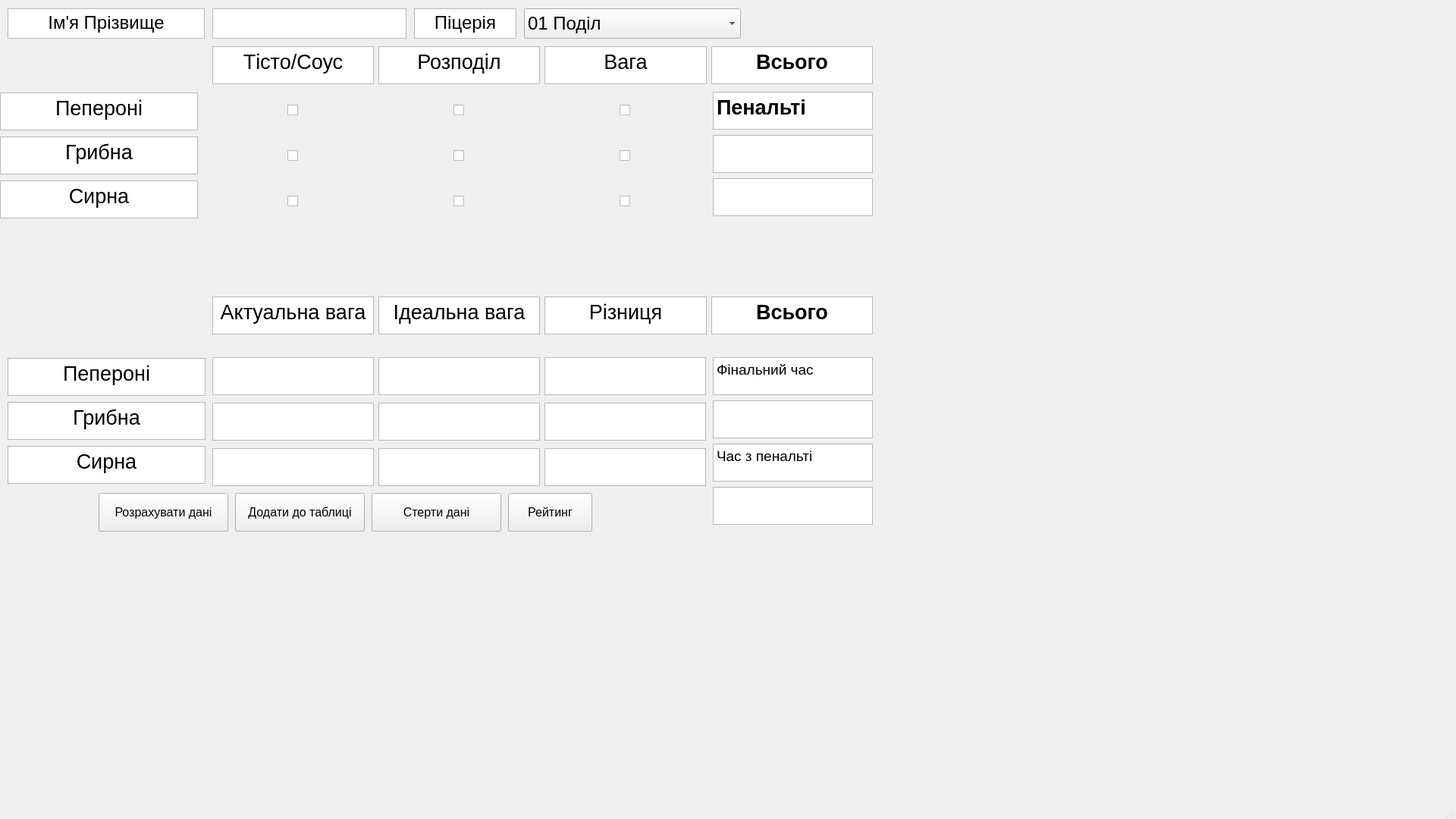
<?xml version="1.0" encoding="UTF-8"?>
<ui version="4.0">
 <class>MainWindow</class>
 <widget class="QMainWindow" name="MainWindow">
  <property name="geometry">
   <rect>
    <x>0</x>
    <y>0</y>
    <width>1920</width>
    <height>1080</height>
   </rect>
  </property>
  <property name="sizePolicy">
   <sizepolicy hsizetype="Maximum" vsizetype="Preferred">
    <horstretch>0</horstretch>
    <verstretch>0</verstretch>
   </sizepolicy>
  </property>
  <property name="minimumSize">
   <size>
    <width>250</width>
    <height>0</height>
   </size>
  </property>
  <property name="maximumSize">
   <size>
    <width>16777215</width>
    <height>16777215</height>
   </size>
  </property>
  <property name="windowTitle">
   <string>MainWindow</string>
  </property>
  <widget class="QWidget" name="centralwidget">
   <widget class="QWidget" name="horizontalLayoutWidget">
    <property name="geometry">
     <rect>
      <x>10</x>
      <y>10</y>
      <width>967</width>
      <height>42</height>
     </rect>
    </property>
    <layout class="QHBoxLayout" name="horizontalLayout">
     <property name="spacing">
      <number>10</number>
     </property>
     <property name="sizeConstraint">
      <enum>QLayout::SetMinimumSize</enum>
     </property>
     <item>
      <widget class="QTextBrowser" name="textNameSurname">
       <property name="sizePolicy">
        <sizepolicy hsizetype="Maximum" vsizetype="Maximum">
         <horstretch>0</horstretch>
         <verstretch>0</verstretch>
        </sizepolicy>
       </property>
       <property name="maximumSize">
        <size>
         <width>260</width>
         <height>40</height>
        </size>
       </property>
       <property name="baseSize">
        <size>
         <width>305</width>
         <height>200</height>
        </size>
       </property>
       <property name="autoFillBackground">
        <bool>false</bool>
       </property>
       <property name="html">
        <string>&lt;!DOCTYPE HTML PUBLIC &quot;-//W3C//DTD HTML 4.0//EN&quot; &quot;http://www.w3.org/TR/REC-html40/strict.dtd&quot;&gt;
&lt;html&gt;&lt;head&gt;&lt;meta name=&quot;qrichtext&quot; content=&quot;1&quot; /&gt;&lt;style type=&quot;text/css&quot;&gt;
p, li { white-space: pre-wrap; }
&lt;/style&gt;&lt;/head&gt;&lt;body style=&quot; font-family:'MS Shell Dlg 2'; font-size:7.8pt; font-weight:400; font-style:normal;&quot;&gt;
&lt;p align=&quot;center&quot; style=&quot; margin-top:0px; margin-bottom:0px; margin-left:0px; margin-right:0px; -qt-block-indent:0; text-indent:0px;&quot;&gt;&lt;span style=&quot; font-size:18pt;&quot;&gt;Ім'я Прізвище&lt;/span&gt;&lt;/p&gt;&lt;/body&gt;&lt;/html&gt;</string>
       </property>
      </widget>
     </item>
     <item>
      <widget class="QTextEdit" name="inputName">
       <property name="sizePolicy">
        <sizepolicy hsizetype="Maximum" vsizetype="Maximum">
         <horstretch>0</horstretch>
         <verstretch>0</verstretch>
        </sizepolicy>
       </property>
       <property name="maximumSize">
        <size>
         <width>16777215</width>
         <height>40</height>
        </size>
       </property>
       <property name="font">
        <font>
         <pointsize>18</pointsize>
        </font>
       </property>
       <property name="html">
        <string>&lt;!DOCTYPE HTML PUBLIC &quot;-//W3C//DTD HTML 4.0//EN&quot; &quot;http://www.w3.org/TR/REC-html40/strict.dtd&quot;&gt;
&lt;html&gt;&lt;head&gt;&lt;meta name=&quot;qrichtext&quot; content=&quot;1&quot; /&gt;&lt;style type=&quot;text/css&quot;&gt;
p, li { white-space: pre-wrap; }
&lt;/style&gt;&lt;/head&gt;&lt;body style=&quot; font-family:'MS Shell Dlg 2'; font-size:18pt; font-weight:400; font-style:normal;&quot;&gt;
&lt;p align=&quot;center&quot; style=&quot;-qt-paragraph-type:empty; margin-top:0px; margin-bottom:0px; margin-left:0px; margin-right:0px; -qt-block-indent:0; text-indent:0px; font-size:8.25pt;&quot;&gt;&lt;br /&gt;&lt;/p&gt;&lt;/body&gt;&lt;/html&gt;</string>
       </property>
      </widget>
     </item>
     <item>
      <widget class="QTextBrowser" name="textPizza">
       <property name="enabled">
        <bool>true</bool>
       </property>
       <property name="sizePolicy">
        <sizepolicy hsizetype="Maximum" vsizetype="Maximum">
         <horstretch>0</horstretch>
         <verstretch>0</verstretch>
        </sizepolicy>
       </property>
       <property name="maximumSize">
        <size>
         <width>135</width>
         <height>40</height>
        </size>
       </property>
       <property name="baseSize">
        <size>
         <width>75</width>
         <height>0</height>
        </size>
       </property>
       <property name="html">
        <string>&lt;!DOCTYPE HTML PUBLIC &quot;-//W3C//DTD HTML 4.0//EN&quot; &quot;http://www.w3.org/TR/REC-html40/strict.dtd&quot;&gt;
&lt;html&gt;&lt;head&gt;&lt;meta name=&quot;qrichtext&quot; content=&quot;1&quot; /&gt;&lt;style type=&quot;text/css&quot;&gt;
p, li { white-space: pre-wrap; }
&lt;/style&gt;&lt;/head&gt;&lt;body style=&quot; font-family:'MS Shell Dlg 2'; font-size:7.8pt; font-weight:400; font-style:normal;&quot;&gt;
&lt;p align=&quot;center&quot; style=&quot; margin-top:0px; margin-bottom:0px; margin-left:0px; margin-right:0px; -qt-block-indent:0; text-indent:0px;&quot;&gt;&lt;span style=&quot; font-size:18pt;&quot;&gt;Піцерія&lt;/span&gt;&lt;/p&gt;&lt;/body&gt;&lt;/html&gt;</string>
       </property>
      </widget>
     </item>
     <item>
      <widget class="QComboBox" name="comboBoxPizza">
       <property name="enabled">
        <bool>true</bool>
       </property>
       <property name="sizePolicy">
        <sizepolicy hsizetype="Fixed" vsizetype="Fixed">
         <horstretch>0</horstretch>
         <verstretch>0</verstretch>
        </sizepolicy>
       </property>
       <property name="maximumSize">
        <size>
         <width>400</width>
         <height>40</height>
        </size>
       </property>
       <property name="font">
        <font>
         <pointsize>18</pointsize>
        </font>
       </property>
       <property name="locale">
        <locale language="Russian" country="Russia"/>
       </property>
       <property name="editable">
        <bool>false</bool>
       </property>
       <property name="currentText">
        <string>01 Поділ</string>
       </property>
       <property name="iconSize">
        <size>
         <width>24</width>
         <height>100</height>
        </size>
       </property>
       <item>
        <property name="text">
         <string>01 Поділ</string>
        </property>
       </item>
       <item>
        <property name="text">
         <string>02 Драгоманова</string>
        </property>
       </item>
       <item>
        <property name="text">
         <string>03 Героїв Сталінграду</string>
        </property>
       </item>
       <item>
        <property name="text">
         <string>04 Січових стільців</string>
        </property>
       </item>
       <item>
        <property name="text">
         <string>05 Харківське Шосе</string>
        </property>
       </item>
       <item>
        <property name="text">
         <string>07 Дарниця</string>
        </property>
       </item>
       <item>
        <property name="text">
         <string>08 Оболонський</string>
        </property>
       </item>
       <item>
        <property name="text">
         <string>09 Мишуги</string>
        </property>
       </item>
       <item>
        <property name="text">
         <string>10 Лівобережна</string>
        </property>
       </item>
       <item>
        <property name="text">
         <string>11 Басейна</string>
        </property>
       </item>
       <item>
        <property name="text">
         <string>12 Маяковського</string>
        </property>
       </item>
       <item>
        <property name="text">
         <string>13 Почайна</string>
        </property>
       </item>
       <item>
        <property name="text">
         <string>14 Бальзака</string>
        </property>
       </item>
       <item>
        <property name="text">
         <string>15 Лобановського</string>
        </property>
       </item>
       <item>
        <property name="text">
         <string>16 Гната Юри</string>
        </property>
       </item>
       <item>
        <property name="text">
         <string>17 Бойчука</string>
        </property>
       </item>
       <item>
        <property name="text">
         <string>18 Кірпи</string>
        </property>
       </item>
       <item>
        <property name="text">
         <string>19 Васильківська</string>
        </property>
       </item>
       <item>
        <property name="text">
         <string>20 Вишгородська</string>
        </property>
       </item>
       <item>
        <property name="text">
         <string>21 Святошино</string>
        </property>
       </item>
       <item>
        <property name="text">
         <string>22 Перова</string>
        </property>
       </item>
       <item>
        <property name="text">
         <string>23 Борщагівська</string>
        </property>
       </item>
       <item>
        <property name="text">
         <string>24 Ільєнка</string>
        </property>
       </item>
       <item>
        <property name="text">
         <string>25 Ахматової</string>
        </property>
       </item>
       <item>
        <property name="text">
         <string>26 Вільямса</string>
        </property>
       </item>
       <item>
        <property name="text">
         <string>27 Єфремова</string>
        </property>
       </item>
       <item>
        <property name="text">
         <string>28 Терещенківська</string>
        </property>
       </item>
       <item>
        <property name="text">
         <string>29 Гусовського</string>
        </property>
       </item>
       <item>
        <property name="text">
         <string>30 Світлицького</string>
        </property>
       </item>
       <item>
        <property name="text">
         <string>31 Сосніних</string>
        </property>
       </item>
       <item>
        <property name="text">
         <string>32 Антоновича</string>
        </property>
       </item>
       <item>
        <property name="text">
         <string>33 Щербаківського</string>
        </property>
       </item>
       <item>
        <property name="text">
         <string>34 ВДНГ</string>
        </property>
       </item>
       <item>
        <property name="text">
         <string>35 Відрадний</string>
        </property>
       </item>
       <item>
        <property name="text">
         <string>36 Алматинська</string>
        </property>
       </item>
       <item>
        <property name="text">
         <string>37 Солом'янська</string>
        </property>
       </item>
       <item>
        <property name="text">
         <string>38 Науки</string>
        </property>
       </item>
       <item>
        <property name="text">
         <string>39 Гончара</string>
        </property>
       </item>
       <item>
        <property name="text">
         <string>40 Полярна</string>
        </property>
       </item>
       <item>
        <property name="text">
         <string>41 Дорогожицька</string>
        </property>
       </item>
       <item>
        <property name="text">
         <string>42 Мілютенка</string>
        </property>
       </item>
       <item>
        <property name="text">
         <string>43 Порика</string>
        </property>
       </item>
       <item>
        <property name="text">
         <string>44 КПІ</string>
        </property>
       </item>
       <item>
        <property name="text">
         <string>45 Республіка</string>
        </property>
       </item>
      </widget>
     </item>
    </layout>
   </widget>
   <widget class="QWidget" name="horizontalLayoutWidget_2">
    <property name="geometry">
     <rect>
      <x>280</x>
      <y>60</y>
      <width>871</width>
      <height>52</height>
     </rect>
    </property>
    <layout class="QHBoxLayout" name="horizontalLayout_2">
     <property name="sizeConstraint">
      <enum>QLayout::SetNoConstraint</enum>
     </property>
     <item>
      <widget class="QTextBrowser" name="textDoughAndSauce">
       <property name="sizePolicy">
        <sizepolicy hsizetype="Maximum" vsizetype="Maximum">
         <horstretch>0</horstretch>
         <verstretch>0</verstretch>
        </sizepolicy>
       </property>
       <property name="maximumSize">
        <size>
         <width>16777215</width>
         <height>50</height>
        </size>
       </property>
       <property name="html">
        <string>&lt;!DOCTYPE HTML PUBLIC &quot;-//W3C//DTD HTML 4.0//EN&quot; &quot;http://www.w3.org/TR/REC-html40/strict.dtd&quot;&gt;
&lt;html&gt;&lt;head&gt;&lt;meta name=&quot;qrichtext&quot; content=&quot;1&quot; /&gt;&lt;style type=&quot;text/css&quot;&gt;
p, li { white-space: pre-wrap; }
&lt;/style&gt;&lt;/head&gt;&lt;body style=&quot; font-family:'MS Shell Dlg 2'; font-size:7.8pt; font-weight:400; font-style:normal;&quot;&gt;
&lt;p align=&quot;center&quot; style=&quot; margin-top:0px; margin-bottom:0px; margin-left:0px; margin-right:0px; -qt-block-indent:0; text-indent:0px;&quot;&gt;&lt;span style=&quot; font-size:20pt;&quot;&gt;Тісто/Соус&lt;/span&gt;&lt;/p&gt;&lt;/body&gt;&lt;/html&gt;</string>
       </property>
      </widget>
     </item>
     <item>
      <widget class="QTextBrowser" name="textDistribution">
       <property name="sizePolicy">
        <sizepolicy hsizetype="Expanding" vsizetype="Maximum">
         <horstretch>0</horstretch>
         <verstretch>0</verstretch>
        </sizepolicy>
       </property>
       <property name="maximumSize">
        <size>
         <width>16777215</width>
         <height>50</height>
        </size>
       </property>
       <property name="html">
        <string>&lt;!DOCTYPE HTML PUBLIC &quot;-//W3C//DTD HTML 4.0//EN&quot; &quot;http://www.w3.org/TR/REC-html40/strict.dtd&quot;&gt;
&lt;html&gt;&lt;head&gt;&lt;meta name=&quot;qrichtext&quot; content=&quot;1&quot; /&gt;&lt;style type=&quot;text/css&quot;&gt;
p, li { white-space: pre-wrap; }
&lt;/style&gt;&lt;/head&gt;&lt;body style=&quot; font-family:'MS Shell Dlg 2'; font-size:7.8pt; font-weight:400; font-style:normal;&quot;&gt;
&lt;p align=&quot;center&quot; style=&quot; margin-top:0px; margin-bottom:0px; margin-left:0px; margin-right:0px; -qt-block-indent:0; text-indent:0px;&quot;&gt;&lt;span style=&quot; font-size:20pt;&quot;&gt;Розподіл&lt;/span&gt;&lt;/p&gt;&lt;/body&gt;&lt;/html&gt;</string>
       </property>
      </widget>
     </item>
     <item>
      <widget class="QTextBrowser" name="textWeight">
       <property name="sizePolicy">
        <sizepolicy hsizetype="Expanding" vsizetype="Maximum">
         <horstretch>0</horstretch>
         <verstretch>0</verstretch>
        </sizepolicy>
       </property>
       <property name="maximumSize">
        <size>
         <width>16777215</width>
         <height>50</height>
        </size>
       </property>
       <property name="html">
        <string>&lt;!DOCTYPE HTML PUBLIC &quot;-//W3C//DTD HTML 4.0//EN&quot; &quot;http://www.w3.org/TR/REC-html40/strict.dtd&quot;&gt;
&lt;html&gt;&lt;head&gt;&lt;meta name=&quot;qrichtext&quot; content=&quot;1&quot; /&gt;&lt;style type=&quot;text/css&quot;&gt;
p, li { white-space: pre-wrap; }
&lt;/style&gt;&lt;/head&gt;&lt;body style=&quot; font-family:'MS Shell Dlg 2'; font-size:7.8pt; font-weight:400; font-style:normal;&quot;&gt;
&lt;p align=&quot;center&quot; style=&quot; margin-top:0px; margin-bottom:0px; margin-left:0px; margin-right:0px; -qt-block-indent:0; text-indent:0px;&quot;&gt;&lt;span style=&quot; font-size:20pt;&quot;&gt;Вага&lt;/span&gt;&lt;/p&gt;&lt;/body&gt;&lt;/html&gt;</string>
       </property>
      </widget>
     </item>
     <item>
      <widget class="QTextBrowser" name="textTotal">
       <property name="sizePolicy">
        <sizepolicy hsizetype="Expanding" vsizetype="Maximum">
         <horstretch>0</horstretch>
         <verstretch>0</verstretch>
        </sizepolicy>
       </property>
       <property name="maximumSize">
        <size>
         <width>16777215</width>
         <height>50</height>
        </size>
       </property>
       <property name="html">
        <string>&lt;!DOCTYPE HTML PUBLIC &quot;-//W3C//DTD HTML 4.0//EN&quot; &quot;http://www.w3.org/TR/REC-html40/strict.dtd&quot;&gt;
&lt;html&gt;&lt;head&gt;&lt;meta name=&quot;qrichtext&quot; content=&quot;1&quot; /&gt;&lt;style type=&quot;text/css&quot;&gt;
p, li { white-space: pre-wrap; }
&lt;/style&gt;&lt;/head&gt;&lt;body style=&quot; font-family:'MS Shell Dlg 2'; font-size:7.8pt; font-weight:400; font-style:normal;&quot;&gt;
&lt;p align=&quot;center&quot; style=&quot; margin-top:0px; margin-bottom:0px; margin-left:0px; margin-right:0px; -qt-block-indent:0; text-indent:0px;&quot;&gt;&lt;span style=&quot; font-size:20pt; font-weight:600;&quot;&gt;Всього&lt;/span&gt;&lt;/p&gt;&lt;/body&gt;&lt;/html&gt;</string>
       </property>
      </widget>
     </item>
    </layout>
   </widget>
   <widget class="QWidget" name="verticalLayoutWidget">
    <property name="geometry">
     <rect>
      <x>0</x>
      <y>120</y>
      <width>261</width>
      <height>171</height>
     </rect>
    </property>
    <layout class="QVBoxLayout" name="verticalLayout">
     <item>
      <widget class="QTextBrowser" name="textBrowser_8">
       <property name="sizePolicy">
        <sizepolicy hsizetype="Expanding" vsizetype="Maximum">
         <horstretch>0</horstretch>
         <verstretch>0</verstretch>
        </sizepolicy>
       </property>
       <property name="maximumSize">
        <size>
         <width>16777215</width>
         <height>50</height>
        </size>
       </property>
       <property name="markdown">
        <string>Пепероні

</string>
       </property>
       <property name="html">
        <string>&lt;!DOCTYPE HTML PUBLIC &quot;-//W3C//DTD HTML 4.0//EN&quot; &quot;http://www.w3.org/TR/REC-html40/strict.dtd&quot;&gt;
&lt;html&gt;&lt;head&gt;&lt;meta name=&quot;qrichtext&quot; content=&quot;1&quot; /&gt;&lt;style type=&quot;text/css&quot;&gt;
p, li { white-space: pre-wrap; }
&lt;/style&gt;&lt;/head&gt;&lt;body style=&quot; font-family:'MS Shell Dlg 2'; font-size:7.8pt; font-weight:400; font-style:normal;&quot;&gt;
&lt;p align=&quot;center&quot; style=&quot; margin-top:5px; margin-bottom:5px; margin-left:0px; margin-right:0px; -qt-block-indent:0; text-indent:0px;&quot;&gt;&lt;span style=&quot; font-size:20pt;&quot;&gt;Пепероні&lt;/span&gt;&lt;/p&gt;&lt;/body&gt;&lt;/html&gt;</string>
       </property>
      </widget>
     </item>
     <item>
      <widget class="QTextBrowser" name="textBrowser_7">
       <property name="maximumSize">
        <size>
         <width>16777215</width>
         <height>50</height>
        </size>
       </property>
       <property name="markdown">
        <string>Грибна

</string>
       </property>
       <property name="html">
        <string>&lt;!DOCTYPE HTML PUBLIC &quot;-//W3C//DTD HTML 4.0//EN&quot; &quot;http://www.w3.org/TR/REC-html40/strict.dtd&quot;&gt;
&lt;html&gt;&lt;head&gt;&lt;meta name=&quot;qrichtext&quot; content=&quot;1&quot; /&gt;&lt;style type=&quot;text/css&quot;&gt;
p, li { white-space: pre-wrap; }
&lt;/style&gt;&lt;/head&gt;&lt;body style=&quot; font-family:'MS Shell Dlg 2'; font-size:7.8pt; font-weight:400; font-style:normal;&quot;&gt;
&lt;p align=&quot;center&quot; style=&quot; margin-top:5px; margin-bottom:5px; margin-left:0px; margin-right:0px; -qt-block-indent:0; text-indent:0px;&quot;&gt;&lt;span style=&quot; font-size:20pt;&quot;&gt;Грибна&lt;/span&gt;&lt;/p&gt;&lt;/body&gt;&lt;/html&gt;</string>
       </property>
      </widget>
     </item>
     <item>
      <widget class="QTextBrowser" name="textBrowser_9">
       <property name="maximumSize">
        <size>
         <width>16777215</width>
         <height>50</height>
        </size>
       </property>
       <property name="markdown">
        <string>Сирна

</string>
       </property>
       <property name="html">
        <string>&lt;!DOCTYPE HTML PUBLIC &quot;-//W3C//DTD HTML 4.0//EN&quot; &quot;http://www.w3.org/TR/REC-html40/strict.dtd&quot;&gt;
&lt;html&gt;&lt;head&gt;&lt;meta name=&quot;qrichtext&quot; content=&quot;1&quot; /&gt;&lt;style type=&quot;text/css&quot;&gt;
p, li { white-space: pre-wrap; }
&lt;/style&gt;&lt;/head&gt;&lt;body style=&quot; font-family:'MS Shell Dlg 2'; font-size:7.8pt; font-weight:400; font-style:normal;&quot;&gt;
&lt;p align=&quot;center&quot; style=&quot; margin-top:5px; margin-bottom:5px; margin-left:0px; margin-right:0px; -qt-block-indent:0; text-indent:0px;&quot;&gt;&lt;span style=&quot; font-size:20pt;&quot;&gt;Сирна&lt;/span&gt;&lt;/p&gt;&lt;/body&gt;&lt;/html&gt;</string>
       </property>
      </widget>
     </item>
    </layout>
   </widget>
   <widget class="QWidget" name="horizontalLayoutWidget_3">
    <property name="geometry">
     <rect>
      <x>280</x>
      <y>120</y>
      <width>651</width>
      <height>51</height>
     </rect>
    </property>
    <layout class="QHBoxLayout" name="horizontalLayout_3">
     <item>
      <layout class="QHBoxLayout" name="horizontalLayout_5">
       <item alignment="Qt::AlignHCenter">
        <widget class="QCheckBox" name="checkBoxPapperoniDoughAndSauce">
         <property name="enabled">
          <bool>true</bool>
         </property>
         <property name="text">
          <string/>
         </property>
        </widget>
       </item>
      </layout>
     </item>
     <item>
      <layout class="QHBoxLayout" name="horizontalLayout_6">
       <item alignment="Qt::AlignHCenter">
        <widget class="QCheckBox" name="checkBoxPapperoniDistribution">
         <property name="text">
          <string/>
         </property>
        </widget>
       </item>
      </layout>
     </item>
     <item>
      <layout class="QHBoxLayout" name="horizontalLayout_7">
       <item alignment="Qt::AlignHCenter">
        <widget class="QCheckBox" name="checkBoxPapperoniWeight">
         <property name="text">
          <string/>
         </property>
        </widget>
       </item>
      </layout>
     </item>
    </layout>
   </widget>
   <widget class="QWidget" name="horizontalLayoutWidget_7">
    <property name="geometry">
     <rect>
      <x>280</x>
      <y>180</y>
      <width>651</width>
      <height>51</height>
     </rect>
    </property>
    <layout class="QHBoxLayout" name="horizontalLayout_8">
     <item>
      <layout class="QHBoxLayout" name="horizontalLayout_9">
       <item alignment="Qt::AlignHCenter">
        <widget class="QCheckBox" name="checkBoxMushroomDoughAndSauce">
         <property name="text">
          <string/>
         </property>
        </widget>
       </item>
      </layout>
     </item>
     <item>
      <layout class="QHBoxLayout" name="horizontalLayout_10">
       <item alignment="Qt::AlignHCenter">
        <widget class="QCheckBox" name="checkBoxMushroomDistribution">
         <property name="text">
          <string/>
         </property>
        </widget>
       </item>
      </layout>
     </item>
     <item>
      <layout class="QHBoxLayout" name="horizontalLayout_11">
       <item alignment="Qt::AlignHCenter">
        <widget class="QCheckBox" name="checkBoxMushroomWeight">
         <property name="text">
          <string/>
         </property>
        </widget>
       </item>
      </layout>
     </item>
    </layout>
   </widget>
   <widget class="QWidget" name="horizontalLayoutWidget_8">
    <property name="geometry">
     <rect>
      <x>280</x>
      <y>240</y>
      <width>651</width>
      <height>51</height>
     </rect>
    </property>
    <layout class="QHBoxLayout" name="horizontalLayout_12">
     <item>
      <layout class="QHBoxLayout" name="horizontalLayout_13">
       <item alignment="Qt::AlignHCenter">
        <widget class="QCheckBox" name="checkBoxCheeseDoughAndSauce">
         <property name="text">
          <string/>
         </property>
        </widget>
       </item>
      </layout>
     </item>
     <item>
      <layout class="QHBoxLayout" name="horizontalLayout_14">
       <item alignment="Qt::AlignHCenter">
        <widget class="QCheckBox" name="checkBoxCheeseDistribution">
         <property name="text">
          <string/>
         </property>
        </widget>
       </item>
      </layout>
     </item>
     <item>
      <layout class="QHBoxLayout" name="horizontalLayout_15">
       <item alignment="Qt::AlignHCenter">
        <widget class="QCheckBox" name="checkBoxCheeseWeight">
         <property name="text">
          <string/>
         </property>
        </widget>
       </item>
      </layout>
     </item>
    </layout>
   </widget>
   <widget class="QWidget" name="verticalLayoutWidget_2">
    <property name="geometry">
     <rect>
      <x>940</x>
      <y>120</y>
      <width>211</width>
      <height>166</height>
     </rect>
    </property>
    <layout class="QVBoxLayout" name="verticalLayout_2">
     <item>
      <widget class="QTextBrowser" name="textBrowser_10">
       <property name="sizePolicy">
        <sizepolicy hsizetype="Expanding" vsizetype="Maximum">
         <horstretch>0</horstretch>
         <verstretch>0</verstretch>
        </sizepolicy>
       </property>
       <property name="maximumSize">
        <size>
         <width>16777215</width>
         <height>50</height>
        </size>
       </property>
       <property name="html">
        <string>&lt;!DOCTYPE HTML PUBLIC &quot;-//W3C//DTD HTML 4.0//EN&quot; &quot;http://www.w3.org/TR/REC-html40/strict.dtd&quot;&gt;
&lt;html&gt;&lt;head&gt;&lt;meta name=&quot;qrichtext&quot; content=&quot;1&quot; /&gt;&lt;style type=&quot;text/css&quot;&gt;
p, li { white-space: pre-wrap; }
&lt;/style&gt;&lt;/head&gt;&lt;body style=&quot; font-family:'MS Shell Dlg 2'; font-size:7.8pt; font-weight:400; font-style:normal;&quot;&gt;
&lt;p style=&quot; margin-top:0px; margin-bottom:0px; margin-left:0px; margin-right:0px; -qt-block-indent:0; text-indent:0px;&quot;&gt;&lt;span style=&quot; font-size:20pt; font-weight:600;&quot;&gt;Пенальті&lt;/span&gt;&lt;/p&gt;&lt;/body&gt;&lt;/html&gt;</string>
       </property>
      </widget>
     </item>
     <item>
      <widget class="QTextBrowser" name="textPenalty">
       <property name="maximumSize">
        <size>
         <width>16777215</width>
         <height>50</height>
        </size>
       </property>
       <property name="font">
        <font>
         <pointsize>18</pointsize>
        </font>
       </property>
       <property name="html">
        <string>&lt;!DOCTYPE HTML PUBLIC &quot;-//W3C//DTD HTML 4.0//EN&quot; &quot;http://www.w3.org/TR/REC-html40/strict.dtd&quot;&gt;
&lt;html&gt;&lt;head&gt;&lt;meta name=&quot;qrichtext&quot; content=&quot;1&quot; /&gt;&lt;style type=&quot;text/css&quot;&gt;
p, li { white-space: pre-wrap; }
&lt;/style&gt;&lt;/head&gt;&lt;body style=&quot; font-family:'MS Shell Dlg 2'; font-size:18pt; font-weight:400; font-style:normal;&quot;&gt;
&lt;p style=&quot;-qt-paragraph-type:empty; margin-top:0px; margin-bottom:0px; margin-left:0px; margin-right:0px; -qt-block-indent:0; text-indent:0px;&quot;&gt;&lt;br /&gt;&lt;/p&gt;&lt;/body&gt;&lt;/html&gt;</string>
       </property>
      </widget>
     </item>
     <item>
      <widget class="QTextBrowser" name="textPenaltyTime">
       <property name="sizePolicy">
        <sizepolicy hsizetype="Expanding" vsizetype="Maximum">
         <horstretch>0</horstretch>
         <verstretch>0</verstretch>
        </sizepolicy>
       </property>
       <property name="maximumSize">
        <size>
         <width>16777215</width>
         <height>50</height>
        </size>
       </property>
       <property name="font">
        <font>
         <pointsize>18</pointsize>
        </font>
       </property>
       <property name="html">
        <string>&lt;!DOCTYPE HTML PUBLIC &quot;-//W3C//DTD HTML 4.0//EN&quot; &quot;http://www.w3.org/TR/REC-html40/strict.dtd&quot;&gt;
&lt;html&gt;&lt;head&gt;&lt;meta name=&quot;qrichtext&quot; content=&quot;1&quot; /&gt;&lt;style type=&quot;text/css&quot;&gt;
p, li { white-space: pre-wrap; }
&lt;/style&gt;&lt;/head&gt;&lt;body style=&quot; font-family:'MS Shell Dlg 2'; font-size:18pt; font-weight:400; font-style:normal;&quot;&gt;
&lt;p style=&quot;-qt-paragraph-type:empty; margin-top:0px; margin-bottom:0px; margin-left:0px; margin-right:0px; -qt-block-indent:0; text-indent:0px;&quot;&gt;&lt;br /&gt;&lt;/p&gt;&lt;/body&gt;&lt;/html&gt;</string>
       </property>
      </widget>
     </item>
    </layout>
   </widget>
   <widget class="QWidget" name="verticalLayoutWidget_3">
    <property name="geometry">
     <rect>
      <x>10</x>
      <y>470</y>
      <width>261</width>
      <height>171</height>
     </rect>
    </property>
    <layout class="QVBoxLayout" name="verticalLayout_3">
     <item>
      <widget class="QTextBrowser" name="textBrowser_14">
       <property name="sizePolicy">
        <sizepolicy hsizetype="Expanding" vsizetype="Maximum">
         <horstretch>0</horstretch>
         <verstretch>0</verstretch>
        </sizepolicy>
       </property>
       <property name="maximumSize">
        <size>
         <width>16777215</width>
         <height>50</height>
        </size>
       </property>
       <property name="markdown">
        <string>Пепероні

</string>
       </property>
       <property name="html">
        <string>&lt;!DOCTYPE HTML PUBLIC &quot;-//W3C//DTD HTML 4.0//EN&quot; &quot;http://www.w3.org/TR/REC-html40/strict.dtd&quot;&gt;
&lt;html&gt;&lt;head&gt;&lt;meta name=&quot;qrichtext&quot; content=&quot;1&quot; /&gt;&lt;style type=&quot;text/css&quot;&gt;
p, li { white-space: pre-wrap; }
&lt;/style&gt;&lt;/head&gt;&lt;body style=&quot; font-family:'MS Shell Dlg 2'; font-size:7.8pt; font-weight:400; font-style:normal;&quot;&gt;
&lt;p align=&quot;center&quot; style=&quot; margin-top:5px; margin-bottom:5px; margin-left:0px; margin-right:0px; -qt-block-indent:0; text-indent:0px;&quot;&gt;&lt;span style=&quot; font-size:20pt;&quot;&gt;Пепероні&lt;/span&gt;&lt;/p&gt;&lt;/body&gt;&lt;/html&gt;</string>
       </property>
      </widget>
     </item>
     <item>
      <widget class="QTextBrowser" name="textBrowser_15">
       <property name="maximumSize">
        <size>
         <width>16777215</width>
         <height>50</height>
        </size>
       </property>
       <property name="markdown">
        <string>Грибна

</string>
       </property>
       <property name="html">
        <string>&lt;!DOCTYPE HTML PUBLIC &quot;-//W3C//DTD HTML 4.0//EN&quot; &quot;http://www.w3.org/TR/REC-html40/strict.dtd&quot;&gt;
&lt;html&gt;&lt;head&gt;&lt;meta name=&quot;qrichtext&quot; content=&quot;1&quot; /&gt;&lt;style type=&quot;text/css&quot;&gt;
p, li { white-space: pre-wrap; }
&lt;/style&gt;&lt;/head&gt;&lt;body style=&quot; font-family:'MS Shell Dlg 2'; font-size:7.8pt; font-weight:400; font-style:normal;&quot;&gt;
&lt;p align=&quot;center&quot; style=&quot; margin-top:5px; margin-bottom:5px; margin-left:0px; margin-right:0px; -qt-block-indent:0; text-indent:0px;&quot;&gt;&lt;span style=&quot; font-size:20pt;&quot;&gt;Грибна&lt;/span&gt;&lt;/p&gt;&lt;/body&gt;&lt;/html&gt;</string>
       </property>
      </widget>
     </item>
     <item>
      <widget class="QTextBrowser" name="textBrowser_16">
       <property name="maximumSize">
        <size>
         <width>16777215</width>
         <height>50</height>
        </size>
       </property>
       <property name="markdown">
        <string>Сирна

</string>
       </property>
       <property name="html">
        <string>&lt;!DOCTYPE HTML PUBLIC &quot;-//W3C//DTD HTML 4.0//EN&quot; &quot;http://www.w3.org/TR/REC-html40/strict.dtd&quot;&gt;
&lt;html&gt;&lt;head&gt;&lt;meta name=&quot;qrichtext&quot; content=&quot;1&quot; /&gt;&lt;style type=&quot;text/css&quot;&gt;
p, li { white-space: pre-wrap; }
&lt;/style&gt;&lt;/head&gt;&lt;body style=&quot; font-family:'MS Shell Dlg 2'; font-size:7.8pt; font-weight:400; font-style:normal;&quot;&gt;
&lt;p align=&quot;center&quot; style=&quot; margin-top:5px; margin-bottom:5px; margin-left:0px; margin-right:0px; -qt-block-indent:0; text-indent:0px;&quot;&gt;&lt;span style=&quot; font-size:20pt;&quot;&gt;Сирна&lt;/span&gt;&lt;/p&gt;&lt;/body&gt;&lt;/html&gt;</string>
       </property>
      </widget>
     </item>
    </layout>
   </widget>
   <widget class="QWidget" name="horizontalLayoutWidget_9">
    <property name="geometry">
     <rect>
      <x>280</x>
      <y>390</y>
      <width>871</width>
      <height>52</height>
     </rect>
    </property>
    <layout class="QHBoxLayout" name="horizontalLayout_16">
     <property name="sizeConstraint">
      <enum>QLayout::SetNoConstraint</enum>
     </property>
     <item>
      <widget class="QTextBrowser" name="textBrowser_17">
       <property name="maximumSize">
        <size>
         <width>16777215</width>
         <height>50</height>
        </size>
       </property>
       <property name="html">
        <string>&lt;!DOCTYPE HTML PUBLIC &quot;-//W3C//DTD HTML 4.0//EN&quot; &quot;http://www.w3.org/TR/REC-html40/strict.dtd&quot;&gt;
&lt;html&gt;&lt;head&gt;&lt;meta name=&quot;qrichtext&quot; content=&quot;1&quot; /&gt;&lt;style type=&quot;text/css&quot;&gt;
p, li { white-space: pre-wrap; }
&lt;/style&gt;&lt;/head&gt;&lt;body style=&quot; font-family:'MS Shell Dlg 2'; font-size:7.8pt; font-weight:400; font-style:normal;&quot;&gt;
&lt;p align=&quot;center&quot; style=&quot; margin-top:0px; margin-bottom:0px; margin-left:0px; margin-right:0px; -qt-block-indent:0; text-indent:0px;&quot;&gt;&lt;span style=&quot; font-size:20pt;&quot;&gt;Актуальна вага&lt;/span&gt;&lt;/p&gt;&lt;/body&gt;&lt;/html&gt;</string>
       </property>
      </widget>
     </item>
     <item>
      <widget class="QTextBrowser" name="textBrowser_18">
       <property name="maximumSize">
        <size>
         <width>16777215</width>
         <height>50</height>
        </size>
       </property>
       <property name="html">
        <string>&lt;!DOCTYPE HTML PUBLIC &quot;-//W3C//DTD HTML 4.0//EN&quot; &quot;http://www.w3.org/TR/REC-html40/strict.dtd&quot;&gt;
&lt;html&gt;&lt;head&gt;&lt;meta name=&quot;qrichtext&quot; content=&quot;1&quot; /&gt;&lt;style type=&quot;text/css&quot;&gt;
p, li { white-space: pre-wrap; }
&lt;/style&gt;&lt;/head&gt;&lt;body style=&quot; font-family:'MS Shell Dlg 2'; font-size:7.8pt; font-weight:400; font-style:normal;&quot;&gt;
&lt;p align=&quot;center&quot; style=&quot; margin-top:0px; margin-bottom:0px; margin-left:0px; margin-right:0px; -qt-block-indent:0; text-indent:0px;&quot;&gt;&lt;span style=&quot; font-size:20pt;&quot;&gt;Ідеальна вага&lt;/span&gt;&lt;/p&gt;&lt;/body&gt;&lt;/html&gt;</string>
       </property>
      </widget>
     </item>
     <item>
      <widget class="QTextBrowser" name="textBrowser_19">
       <property name="maximumSize">
        <size>
         <width>16777215</width>
         <height>50</height>
        </size>
       </property>
       <property name="html">
        <string>&lt;!DOCTYPE HTML PUBLIC &quot;-//W3C//DTD HTML 4.0//EN&quot; &quot;http://www.w3.org/TR/REC-html40/strict.dtd&quot;&gt;
&lt;html&gt;&lt;head&gt;&lt;meta name=&quot;qrichtext&quot; content=&quot;1&quot; /&gt;&lt;style type=&quot;text/css&quot;&gt;
p, li { white-space: pre-wrap; }
&lt;/style&gt;&lt;/head&gt;&lt;body style=&quot; font-family:'MS Shell Dlg 2'; font-size:7.8pt; font-weight:400; font-style:normal;&quot;&gt;
&lt;p align=&quot;center&quot; style=&quot; margin-top:0px; margin-bottom:0px; margin-left:0px; margin-right:0px; -qt-block-indent:0; text-indent:0px;&quot;&gt;&lt;span style=&quot; font-size:20pt;&quot;&gt;Різниця&lt;/span&gt;&lt;/p&gt;&lt;/body&gt;&lt;/html&gt;</string>
       </property>
      </widget>
     </item>
     <item>
      <widget class="QTextBrowser" name="textBrowser_20">
       <property name="maximumSize">
        <size>
         <width>16777215</width>
         <height>50</height>
        </size>
       </property>
       <property name="html">
        <string>&lt;!DOCTYPE HTML PUBLIC &quot;-//W3C//DTD HTML 4.0//EN&quot; &quot;http://www.w3.org/TR/REC-html40/strict.dtd&quot;&gt;
&lt;html&gt;&lt;head&gt;&lt;meta name=&quot;qrichtext&quot; content=&quot;1&quot; /&gt;&lt;style type=&quot;text/css&quot;&gt;
p, li { white-space: pre-wrap; }
&lt;/style&gt;&lt;/head&gt;&lt;body style=&quot; font-family:'MS Shell Dlg 2'; font-size:7.8pt; font-weight:400; font-style:normal;&quot;&gt;
&lt;p align=&quot;center&quot; style=&quot; margin-top:0px; margin-bottom:0px; margin-left:0px; margin-right:0px; -qt-block-indent:0; text-indent:0px;&quot;&gt;&lt;span style=&quot; font-size:20pt; font-weight:600;&quot;&gt;Всього&lt;/span&gt;&lt;/p&gt;&lt;/body&gt;&lt;/html&gt;</string>
       </property>
      </widget>
     </item>
    </layout>
   </widget>
   <widget class="QWidget" name="horizontalLayoutWidget_10">
    <property name="geometry">
     <rect>
      <x>280</x>
      <y>470</y>
      <width>651</width>
      <height>52</height>
     </rect>
    </property>
    <layout class="QHBoxLayout" name="horizontalLayout_17">
     <item>
      <widget class="QTextEdit" name="papperoniWeight">
       <property name="maximumSize">
        <size>
         <width>16777215</width>
         <height>50</height>
        </size>
       </property>
      </widget>
     </item>
     <item>
      <widget class="QTextEdit" name="idealPapperoniWeight">
       <property name="sizePolicy">
        <sizepolicy hsizetype="Expanding" vsizetype="Maximum">
         <horstretch>0</horstretch>
         <verstretch>0</verstretch>
        </sizepolicy>
       </property>
       <property name="maximumSize">
        <size>
         <width>16777215</width>
         <height>50</height>
        </size>
       </property>
      </widget>
     </item>
     <item>
      <widget class="QTextEdit" name="differencePapperoni">
       <property name="sizePolicy">
        <sizepolicy hsizetype="Expanding" vsizetype="Maximum">
         <horstretch>0</horstretch>
         <verstretch>0</verstretch>
        </sizepolicy>
       </property>
       <property name="maximumSize">
        <size>
         <width>16777215</width>
         <height>50</height>
        </size>
       </property>
      </widget>
     </item>
    </layout>
   </widget>
   <widget class="QWidget" name="horizontalLayoutWidget_11">
    <property name="geometry">
     <rect>
      <x>280</x>
      <y>530</y>
      <width>651</width>
      <height>52</height>
     </rect>
    </property>
    <layout class="QHBoxLayout" name="horizontalLayout_18">
     <item>
      <widget class="QTextEdit" name="mushroomWeight">
       <property name="sizePolicy">
        <sizepolicy hsizetype="Expanding" vsizetype="Maximum">
         <horstretch>0</horstretch>
         <verstretch>0</verstretch>
        </sizepolicy>
       </property>
       <property name="maximumSize">
        <size>
         <width>16777215</width>
         <height>50</height>
        </size>
       </property>
      </widget>
     </item>
     <item>
      <widget class="QTextEdit" name="idealMushroomWeight">
       <property name="maximumSize">
        <size>
         <width>16777215</width>
         <height>50</height>
        </size>
       </property>
      </widget>
     </item>
     <item>
      <widget class="QTextEdit" name="differenceMushroom">
       <property name="maximumSize">
        <size>
         <width>16777215</width>
         <height>50</height>
        </size>
       </property>
      </widget>
     </item>
    </layout>
   </widget>
   <widget class="QWidget" name="horizontalLayoutWidget_12">
    <property name="geometry">
     <rect>
      <x>280</x>
      <y>590</y>
      <width>651</width>
      <height>52</height>
     </rect>
    </property>
    <layout class="QHBoxLayout" name="horizontalLayout_19">
     <item>
      <widget class="QTextEdit" name="cheeseWeight">
       <property name="maximumSize">
        <size>
         <width>16777215</width>
         <height>50</height>
        </size>
       </property>
      </widget>
     </item>
     <item>
      <widget class="QTextEdit" name="idealCheeseWeight">
       <property name="maximumSize">
        <size>
         <width>16777215</width>
         <height>50</height>
        </size>
       </property>
      </widget>
     </item>
     <item>
      <widget class="QTextEdit" name="differenceCheese">
       <property name="maximumSize">
        <size>
         <width>16777215</width>
         <height>50</height>
        </size>
       </property>
      </widget>
     </item>
    </layout>
   </widget>
   <widget class="QPushButton" name="btnAddDataInTable">
    <property name="geometry">
     <rect>
      <x>310</x>
      <y>650</y>
      <width>171</width>
      <height>51</height>
     </rect>
    </property>
    <property name="font">
     <font>
      <pointsize>12</pointsize>
     </font>
    </property>
    <property name="text">
     <string>Додати до таблиці</string>
    </property>
   </widget>
   <widget class="QPushButton" name="btnCalculateData">
    <property name="geometry">
     <rect>
      <x>130</x>
      <y>650</y>
      <width>171</width>
      <height>51</height>
     </rect>
    </property>
    <property name="font">
     <font>
      <pointsize>12</pointsize>
     </font>
    </property>
    <property name="text">
     <string>Розрахувати дані</string>
    </property>
   </widget>
   <widget class="QWidget" name="verticalLayoutWidget_4">
    <property name="geometry">
     <rect>
      <x>940</x>
      <y>470</y>
      <width>211</width>
      <height>223</height>
     </rect>
    </property>
    <layout class="QVBoxLayout" name="verticalLayout_4">
     <item>
      <widget class="QTextBrowser" name="textFinalTime">
       <property name="sizePolicy">
        <sizepolicy hsizetype="Expanding" vsizetype="Maximum">
         <horstretch>0</horstretch>
         <verstretch>0</verstretch>
        </sizepolicy>
       </property>
       <property name="maximumSize">
        <size>
         <width>16777215</width>
         <height>50</height>
        </size>
       </property>
       <property name="html">
        <string>&lt;!DOCTYPE HTML PUBLIC &quot;-//W3C//DTD HTML 4.0//EN&quot; &quot;http://www.w3.org/TR/REC-html40/strict.dtd&quot;&gt;
&lt;html&gt;&lt;head&gt;&lt;meta name=&quot;qrichtext&quot; content=&quot;1&quot; /&gt;&lt;style type=&quot;text/css&quot;&gt;
p, li { white-space: pre-wrap; }
&lt;/style&gt;&lt;/head&gt;&lt;body style=&quot; font-family:'MS Shell Dlg 2'; font-size:7.8pt; font-weight:400; font-style:normal;&quot;&gt;
&lt;p style=&quot; margin-top:0px; margin-bottom:0px; margin-left:0px; margin-right:0px; -qt-block-indent:0; text-indent:0px;&quot;&gt;&lt;span style=&quot; font-size:14pt;&quot;&gt;Фінальний час&lt;/span&gt;&lt;/p&gt;&lt;/body&gt;&lt;/html&gt;</string>
       </property>
      </widget>
     </item>
     <item>
      <widget class="QTextEdit" name="inputFinalTime">
       <property name="maximumSize">
        <size>
         <width>16777215</width>
         <height>50</height>
        </size>
       </property>
      </widget>
     </item>
     <item>
      <widget class="QTextBrowser" name="textFinalTimeWithPenalty">
       <property name="maximumSize">
        <size>
         <width>16777215</width>
         <height>50</height>
        </size>
       </property>
       <property name="html">
        <string>&lt;!DOCTYPE HTML PUBLIC &quot;-//W3C//DTD HTML 4.0//EN&quot; &quot;http://www.w3.org/TR/REC-html40/strict.dtd&quot;&gt;
&lt;html&gt;&lt;head&gt;&lt;meta name=&quot;qrichtext&quot; content=&quot;1&quot; /&gt;&lt;style type=&quot;text/css&quot;&gt;
p, li { white-space: pre-wrap; }
&lt;/style&gt;&lt;/head&gt;&lt;body style=&quot; font-family:'MS Shell Dlg 2'; font-size:7.8pt; font-weight:400; font-style:normal;&quot;&gt;
&lt;p style=&quot; margin-top:0px; margin-bottom:0px; margin-left:0px; margin-right:0px; -qt-block-indent:0; text-indent:0px;&quot;&gt;&lt;span style=&quot; font-size:14pt;&quot;&gt;Час з пенальті&lt;/span&gt;&lt;/p&gt;&lt;/body&gt;&lt;/html&gt;</string>
       </property>
      </widget>
     </item>
     <item>
      <widget class="QTextBrowser" name="FinalTimeWithPenalty">
       <property name="sizePolicy">
        <sizepolicy hsizetype="Expanding" vsizetype="Maximum">
         <horstretch>0</horstretch>
         <verstretch>0</verstretch>
        </sizepolicy>
       </property>
       <property name="maximumSize">
        <size>
         <width>16777215</width>
         <height>50</height>
        </size>
       </property>
      </widget>
     </item>
    </layout>
   </widget>
   <widget class="QPushButton" name="btnResetData">
    <property name="geometry">
     <rect>
      <x>490</x>
      <y>650</y>
      <width>171</width>
      <height>51</height>
     </rect>
    </property>
    <property name="font">
     <font>
      <pointsize>12</pointsize>
     </font>
    </property>
    <property name="text">
     <string>Стерти дані</string>
    </property>
   </widget>
   <widget class="QPushButton" name="btnGetScore">
    <property name="geometry">
     <rect>
      <x>670</x>
      <y>650</y>
      <width>111</width>
      <height>51</height>
     </rect>
    </property>
    <property name="font">
     <font>
      <pointsize>12</pointsize>
     </font>
    </property>
    <property name="text">
     <string>Рейтинг</string>
    </property>
   </widget>
  </widget>
  <widget class="QMenuBar" name="menubar">
   <property name="geometry">
    <rect>
     <x>0</x>
     <y>0</y>
     <width>1920</width>
     <height>25</height>
    </rect>
   </property>
  </widget>
  <widget class="QStatusBar" name="statusbar"/>
 </widget>
 <resources/>
 <connections/>
</ui>
